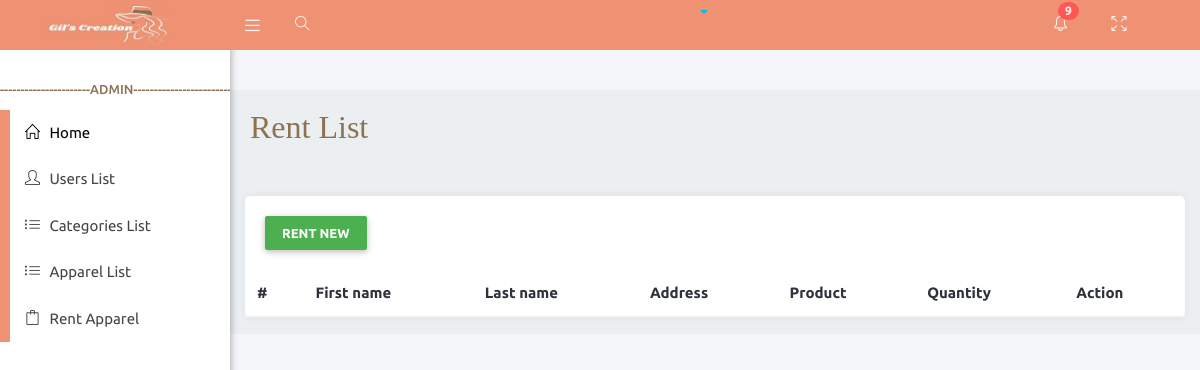
The page /adminViews/rentproduct.php on the database as committed earlier.
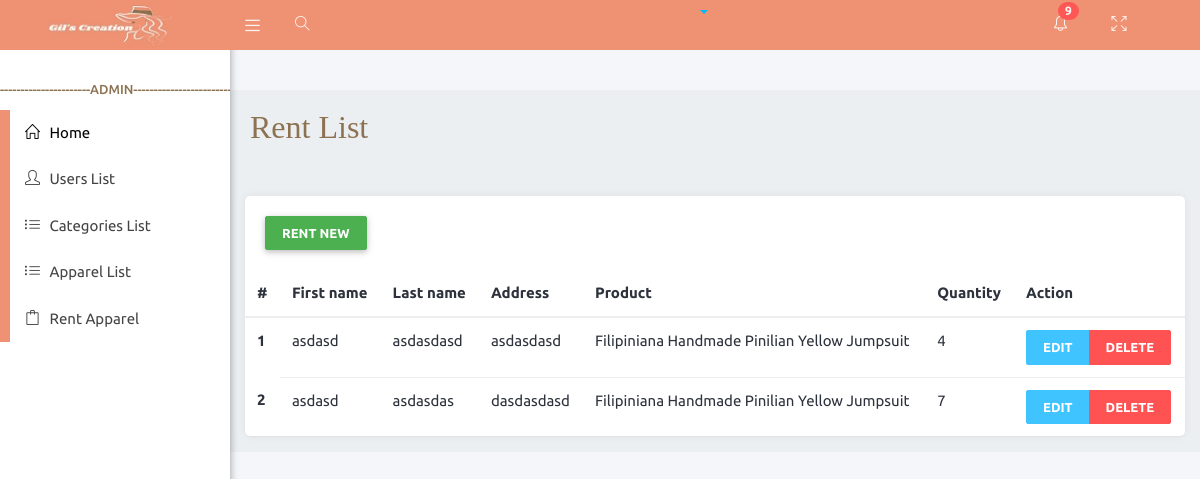
The same page on the database as committed later.
### tables this page shows
CREATE TABLE `customer_walkin_checkout` (
  `cwc_id` int(11) NOT NULL,
  `cwc_customer_id` int(11) NOT NULL,
  `checkout_Date` timestamp NOT NULL DEFAULT current_timestamp(),
  `checkout_Time` timestamp NOT NULL DEFAULT current_timestamp()
);

CREATE TABLE `customer_walkin` (
  `cw_id` int(11) NOT NULL,
  `customer_fname` varchar(255) NOT NULL,
  `customer_lname` varchar(255) NOT NULL,
  `customer_address` varchar(255) NOT NULL,
  `customer_product_id` int(11) NOT NULL,
  `customer_quantity` int(11) NOT NULL
);

CREATE TABLE `products` (
  `product_id` int(11) NOT NULL,
  `image` varchar(50) NOT NULL,
  `name` varchar(255) NOT NULL,
  `price` int(11) NOT NULL,
  `variation` varchar(255) NOT NULL,
  `stocks` int(11) NOT NULL,
  `category_id` int(11) NOT NULL,
  `description` varchar(255) NOT NULL
);

### APIFUNCTION/DBCRUD.php (called while the page is built, shortened)
<?php
    class DBCRUD{
        private $servername='localhost';
        private $username='root';
        private $password='';
        private $dbname='brms';
        private $mysqli='';
        public function __construct(){
            $this->mysqli = new mysqli($this->servername,$this->username,$this->password,$this->dbname);
        }
        public function select20(){
            $sql = "SELECT * FROM `customer_walkin_checkout` LEFT JOIN customer_walkin ON customer_walkin.cw_id = customer_walkin_checkout.cwc_customer_id LEFT JOIN products ON products.product_id = customer_walkin.customer_product_id";
            $this->sql = $result = $this->mysqli->query($sql);
        }
    }
?>

### adminViews/rentproduct.php (shortened to what this page needs)
<?php include('layouts/head.php'); ?>
   <div class="wrapper">
      <?php include('layouts/navbar.php'); ?>
      <?php include('layouts/sidebar.php'); ?>
      <div class="content-wrapper">
         <div class="container-fluid">
            <div class="row">
               <div class="main-header">
               <h2  style=" font-family:poppins; color:#8d7252;">Rent List</h2><br>
               </div>
            </div>
            <div class="card">
        <div class="card-header">
            <button type="button" class="btn btn-success" data-toggle="modal" data-target="#rentModal" id="rentbtn">
            Rent New
            </button>
        </div>
        <div class="card-body">
        <table class="table">
                <thead class="thead-light">
                    <tr>
                    <th scope="col">#</th>
                    <th scope="col">First name</th>
                    <th scope="col">Last name</th>
                    <th scope="col">Address</th>
                    <th scope="col">Product</th>
                    <th scope="col">Quantity</th>
                    <th scope="col">Action</th>
                    </tr>
                </thead>
                <tbody>
                <?php
                    include('../APIFUNCTION/DBCRUD.php');
                    $newDBCRUD = new DBCRUD();
                    $newDBCRUD->select20();
                    $productsLists = $newDBCRUD->sql;
                    $index = 1;
                    while ($data = mysqli_fetch_assoc($productsLists)){
                ?>
                    <tr>
                    <th scope="row"><?php echo $index; ?></th>
                    <td><?php echo $data["customer_fname"]; ?></td>
                    <td><?php echo $data["customer_lname"] ; ?></td>
                    <td><?php echo $data["customer_address"]; ?></td>
                    <td><?php echo $data["name"]; ?></td>
                    <td><?php echo $data["customer_quantity"]; ?></td>
                    <td>
                        <div class="btn-group" role="group" aria-label="Basic example">
                            <button type="button" class="btn btn-info" onclick="showform(<?php echo $data['cw_id']; ?>);">Edit</button>
                            <button type="button" class="btn btn-danger" onclick="showformdelete(<?php echo $data['cw_id']; ?>);">Delete</button>
                        </div>
                    </td>
                    </tr>
                    <?php $index++; }?>
                </tbody>
            </table>
        </div>
         </div>
      </div>
   </div>
                    </div>
<?php include('layouts/footer.php'); ?>

Rows that differ between the two databases and show on the page:
added customer_walkin_checkout: cwc_customer.customer_fname "asdasd", cwc_customer.customer_lname "asdasdasd", cwc_customer.customer_address "asdasdasd", products.name "Filipiniana Handmade Pinilian Yellow Jumpsuit", cwc_customer.customer_quantity "4"
added customer_walkin_checkout: cwc_customer.customer_fname "asdasd", cwc_customer.customer_lname "asdasdas", cwc_customer.customer_address "dasdasdasd", products.name "Filipiniana Handmade Pinilian Yellow Jumpsuit", cwc_customer.customer_quantity "7"
